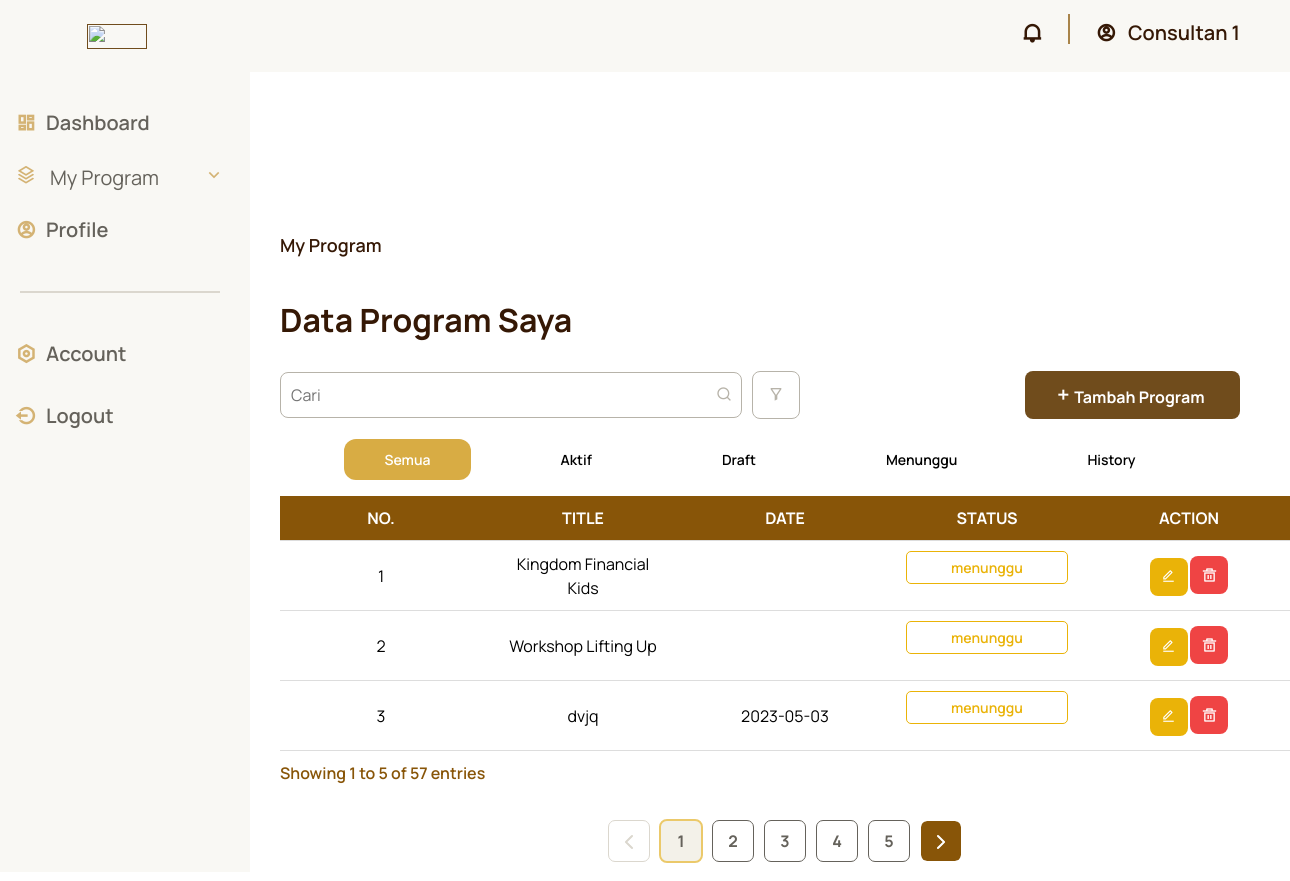
Page /seminar/index?opsi=menunggu on the committed database.
### tables this page shows
CREATE TABLE `seminar` (
  `id` int(11) NOT NULL,
  `consultant_id` int(20) DEFAULT NULL,
  `name` varchar(30) NOT NULL,
  `sub_title` varchar(255) DEFAULT NULL,
  `content` text DEFAULT NULL,
  `speaker` varchar(100) DEFAULT NULL,
  `date_start` date DEFAULT NULL,
  `date_end` date DEFAULT NULL,
  `time_start` time DEFAULT NULL,
  `time_end` time DEFAULT NULL,
  `price` int(8) DEFAULT NULL,
  `photo` varchar(255) DEFAULT NULL,
  `type` enum('Hybrid','Offline','Online') DEFAULT NULL,
  `status` enum('menunggu','active','draf') DEFAULT NULL,
  `link` varchar(255) DEFAULT NULL,
  `contact_person` varchar(255) DEFAULT NULL,
  `kuota` int(11) DEFAULT NULL,
  `lokasi` varchar(255) DEFAULT NULL,
  `alamat` varchar(255) DEFAULT NULL,
  `kota` varchar(255) DEFAULT NULL
);

### application/controllers/Seminar.php (called while the page is built, shortened)
<?php
class Seminar extends CI_Controller {
    public function __construct()
    {
        $this->load->library('form_validation');
        $this->load->helper('url');
    }
    public function index()
    {
        if(isset($_GET['search'])){
            $this->db->like('name', $this->input->get('search'));
            $query = $this->db->get('seminar');
        }elseif($this->input->get('opsi')){
            $this->db->where('status',$this->input->get('opsi'));
            $query = $this->db->get('seminar');
        }else{
            $query = $this->db->select('id,name,date_start ,status,photo')
                                ->from('seminar')
                                ->where('consultant_id', 0)
                                ->get();
        }
        $data['seminar'] = $query->result();
        return $this->load->view('main/seminar/index', $data);
    }
}

### index.php (called while the page is built, shortened)
<?php
require_once BASEPATH.'core/CodeIgniter.php';

### application/views/main/seminar/index.php (the view, shortened to what this page needs)
<!DOCTYPE html>
<html lang="en">
<head>
    <link rel="stylesheet" href="<?php echo ('assets/css/_partials/consultant.css'); ?>">
</head>
<body>
    <section id="main-section">
        <div class="main">
            <div class="header-main">
                <p>My Program</p>
            </div>
            <div class="header-main-title">
                <h3>Data Program Saya</h3>
            </div>
            <div class="search-add-program-main">
                <div id="search-program-main">
                    <form action="#" method="get" class="search-form">
                        <div class="search-container">
                            <input type="text" name="search" placeholder="Cari" />
                            <button type="submit"><i class="ri-search-line"></i></button>
                        </div>
                    </form>
                    <div class="filter-container">
                        <div class="dropdown">
                            <button class="dropbtn">
                                <i class="ri-filter-2-line"></i>
                            </button>
                        </div>
                    </div>
                </div>
                <div id="add-program-main">
                    <a href="" type="submit" class=""><i class="ri-add-line"></i>
                        Tambah Program
                    </a>
                </div>
            </div>
            <div class="kategori-main">
                <ul>
                    <li class="active-main">Semua</li>
                    <li>Aktif</li>
                    <li>Draft</li>
                    <li>Menunggu</li>
                    <li>History</li>
                </ul>
            </div>
            <div class="table-main">
                <table>
                    <thead>
                        <tr>
                            <th>NO.</th>
                            <th>TITLE</th>
                            <th>DATE</th>
                            <th>STATUS</th>
                            <th>ACTION</th>
                        </tr>
                    </thead>
                    <tbody>
                        <?php $i = 1; ?>
                        <?php foreach ($seminar as $item) : ?>
                            <tr>
                                <td><?= $i++ ?></td>
                                <td><?= $item->name ?></td>
                                <td><?= $item->date_start ?></td>
                                <td>
                                    <p class="menunggu"><?= $item->status ?></p>
                                </td>
                                <td>
                                    <div id="button-table">
                                        <a href="<?= base_url() . 'seminar/detail/' . $item->id ?>">
                                            <button><i class="ri-edit-line"></i> </button>
                                        </a>
                                        <button><i class="ri-delete-bin-5-line"></i></button>
                                    </div>
                                </td>
                            </tr>
                        <?php endforeach; ?>
                    </tbody>
                </table>
            </div>
            <div class="show-main-content">
                <p>Showing 1 to 5 of 57 entries</p>
                <section id="pagination">
                    <div class="container">
                        <button class="button prevNext" id="prev" disabled>
                            <i class="bi bi-chevron-left"></i>
                        </button>
                        <div class="links">
                            <a href="#" class="link active">1</a>
                            <a href="#" class="link">2</a>
                            <a href="#" class="link">3</a>
                            <a href="#" class="link">4</a>
                            <a href="#" class="link">5</a>
                        </div>
                        <button class="button prevNext" id="next">
                            <i class="bi bi-chevron-right"></i>
                        </button>
                    </div>
                </section>
            </div>
        </div>
    </section>
</body>
</html>

### assets/css/main.css (style rules this page uses)
:root { --header-height: 4.5rem; --body-font: "Manrope"; --larger-font-size: 1.25rem; --large-font-size: 1rem; --normal-font-size: 0.875rem; --small-font-size: 0.813rem; --smaller-font-size: 0.75rem; --line-normal: var(--line-normal); --font-medium: 600; --font-semi-bold: 700; --font-bold: 900; --z-tooltip: 10; --z-fixed: 100; --white-color: #ffffff; --black-color: #000000; --primary-color-1: #f7eed2; --primary-color-2: #f0dba8; --primary-color-3: #d4b374; --primary-color-4: #a9844a; --primary-color-5: #704c1c; --primary-color-6: #603c14; --primary-color-7: #502e0e; --primary-color-8: #402108; --primary-color-9: #351805; --secondary-color-1: #fbf2cd; --secondary-color-2: #f8e39d; --secondary-color-3: #ebc96a; --secondary-color-4: #d8ac44; --secondary-color-5: #be8511; --secondary-color-6: #a36c0c; --secondary-color-7: #885508; --secondary-color-8: #402108; --secondary-color-9: #351805; --gray-color-1: #f9f8f4; --gray-color-2: #f3f1e9; --gray-color-3: #dbd7ce; --gray-color-4: #b7b3a9; --gray-color-5: #65625b; --gray-color-6: #565042; --gray-color-7: #483f2d; --gray-color-8: #3a2e1d; --gray-color-9: #302311; --danger-color-1: #fef2f2; --danger-color-2: #fee2e2; --danger-color-3: #fecaca; --danger-color-4: #fca5a5; --danger-color-5: #fca5a5; --danger-color-6: #ef4444; --danger-color-7: #dc2626; --danger-color-8: #b91c1c; --danger-color-9: #991b1b; --warning-color-1: #fefce8; --warning-color-2: #fef9c3; --warning-color-3: #fef08a; --warning-color-4: #fde047; --warning-color-5: #facc15; --warning-color-6: #eab308; --warning-color-7: #ca8a04; --warning-color-8: #a16207; --warning-color-9: #854d0e; --success-color-1: #f0fdf4; --success-color-2: #dcfce7; --success-color-3: #bbf7d0; --success-color-4: #86efac; --success-color-5: #4ade80; --success-color-6: #22c55e; --success-color-7: #16a34a; --success-color-8: #15803d; --success-color-9: #166534; --normal-color-1: #eff6ff; --normal-color-2: #dbeafe; --normal-color-3: #bfdbfe; --normal-color-4: #93c5fd; --normal-color-5: #60a5fa; --normal-color-6: #3b82f6; --normal-color-7: #2563eb; --normal-color-8: #1d4ed8; --normal-color-9: #1e40af; }
body { width: 100%; color: var(--black-color); font-family: var(--body-font); }
h3 { font-size: 2.5rem; font-weight: var(--font-bold); line-height: var(--line-normal); }
p { font-size: var(--normal-font-size); font-weight: var(--font-medium); line-height: var(--line-normal); color: var(--black-color); }
a { font-size: var(--normal-font-size); text-decoration: none; color: var(--primary-color-5); }
ul { list-style: none; }
li { font-size: var(--normal-font-size); }

### assets/css/_partials/navbar.css (style rules this page uses)
@media screen and (min-width: 1118px) { li:nth-last-child(-n + 3) { margin-right: 0; } }

### assets/css/_partials/pagination.css (style rules this page uses)
#pagination { padding: 20px; }
#pagination :where(.container, .button, .links, .link) { display: flex; align-items: center; justify-content: center; column-gap: 12px; }
#pagination .button { border: none; }
#pagination .button i { pointer-events: none; }
#pagination .button i::before { vertical-align: -0.2rem; -webkit-text-stroke: 1px; }
#pagination .button:disabled { color: var(--gray-color-3); background-color: var(--white-color); pointer-events: none; }
#pagination .button, #pagination .link { height: 40px; width: 40px; font-size: var(--large-font-size); font-weight: var(--font-semi-bold); color: var(--gray-color-5); background-color: var(--white-color); outline: 1px solid; border-radius: 6px; cursor: pointer; }
#pagination .button { color: var(--white-color); background-color: var(--secondary-color-7); }
#pagination .links { column-gap: 12px; }
#pagination .link { text-decoration: none; }
#pagination .link.active { outline: 2px solid var(--secondary-color-3); background: var(--gray-color-2); }

### rows in the picture
seminar: name "Kingdom Financial Kids", status "menunggu"
seminar: name "Workshop Lifting Up", status "menunggu"
seminar: name "dvjq", date_start "2023-05-03", status "menunggu"
